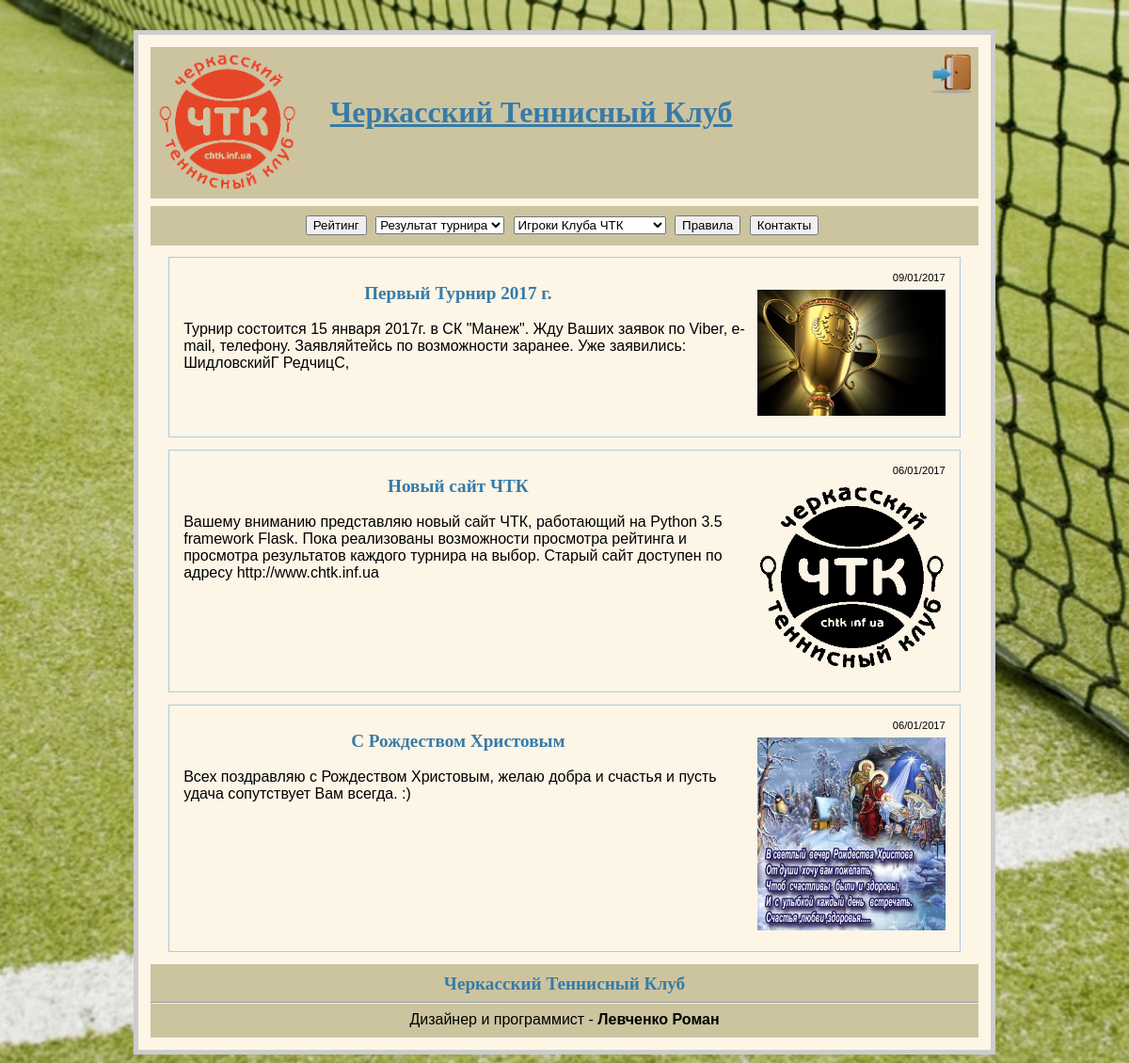
Before: / with the older database file.
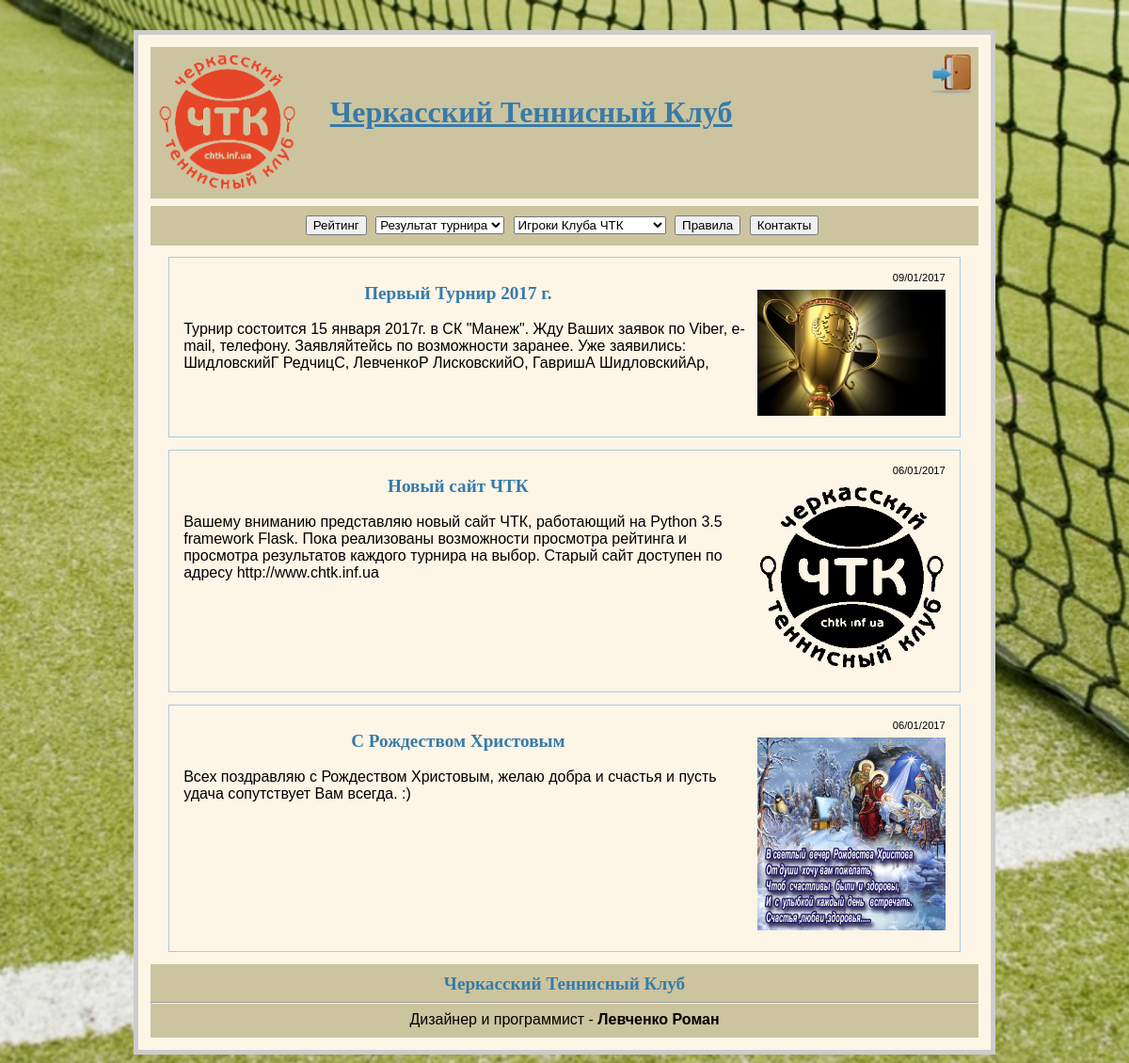
After: the same page with the newer database file.
### chtk.py (models this page shows, shortened)
class Entries(dab.Model):
    id = dab.Column(dab.Integer, primary_key=True)
    title = dab.Column(dab.String(100))
    text = dab.Column(dab.String(450))
    date_of_article = dab.Column(dab.String(20))
    images = dab.Column(dab.String(60))
    tour = dab.Column(dab.String(60))

### chtk.py (the view)
@app.route('/')
def show_entries():
    db = get_db()
    cur = db.execute('select title, text, date_of_article, images, tour from entries order by id desc')
    cur_1 = db.execute('select id, player_name, player_surname, path_photo from players order by id')
    entries = cur.fetchall()
    players = cur_1.fetchall()
    return render_template('show_entries.html', entries=entries, players=players)

### chtk.py (called while the page is built)
def connect_db():
    rv = sqlite3.connect(app.config['DATABASE'])
    rv.row_factory = sqlite3.Row
    return rv

def get_db():
    if not hasattr(g, 'sqlite_db'):
        g.sqlite_db = connect_db()
    return g.sqlite_db

### templates/show_entries.html (shortened to what this page needs)
{% extends "base.html" %}
{% block body %}
  <ul class=entries>
    {% for entry in entries %}
      <li><div class="date" align="right"> {{ entry.date_of_article }}</div>
    {% if entry.images %}
        <img src="{{ entry.images }}" width="200" align="right" class="picture"><h2 align="center">{{ entry.title }} </h2><br>{{ entry.text|safe }} {% if entry.tour %}<a href="{{ entry.tour }}">ГРУППЫ И РАСПИСАНИЕ</a>{% endif %}
    {% else %}
        <h2 align="center">{{ entry.title }} </h2><br>
        {{ entry.text|safe }} {% if entry.tour %}<a href="{{ entry.tour }}">ГРУППЫ И РАСПИСАНИЕ</a>{% endif %}
    {% endif %}
    </li>
  {% else %}
    <li><em>Unbelievable.  No entries here so far</em></li>
  </ul>
  {% endfor %}
<div class="footer"><h2 align="center">Черкасский Теннисный Клуб</h2><hr>
  <div align="center"> Дизайнер и программист - <b>Левченко Роман</b></div>
</div>
{% endblock %}

### templates/base.html (shortened to what this page needs)
<!doctype html>
<link rel=stylesheet type=text/css href="{{ url_for('static', filename='style.css') }}">
<div class=page>
    <div class=metanav>
        <div align="left"> <a href="/"> <img src="{{ url_for('static', filename='logo2.png') }}" width="150" align="middle" ></a>
            <a href="/" class="title"><b>Черкасский Теннисный Клуб</b></a>
            {% if not session.logged_in %}
                <a href="{{ url_for('login') }}"><input type="image" src="/static/login_button.png" width="45" align="right"></a>
            {% else %}
                <a href="{{ url_for('logout') }}"><input type="image" src="/static/logout_button.png" width="45" align="right"></a>
            {% endif %}
        </div>
    </div>
  <div class=metanav>
      <center>
          <ul class="hr">
              <li><form action="/rating/"><input type="submit" value="Рейтинг"></form></li>
              <li><form method="post" name="drop_down_box">
                    <select name="menu" size="1" onchange="top.location=this.value">
                        <option value="Результат турнира">Результат турнира</option>
                    </select></form></li>
              <li><form method="post" name="drop_down_box">
                    <select name="menu" size="1" onchange="top.location=this.value">
                        <option value="Игроки" >Игроки Клуба ЧТК</option>
                    </select></form></li>
              <li><form action="/rules/"><input type="submit" value="Правила"></form></li>
              <li><form action="/contacts/"><input type="submit" value="Контакты"></form></li>
          </ul>
      </center>
  </div>
  {% block body %}{% endblock %}
</div>

### static/style.css (style rules this page uses)
a, h1, h2 { color: #377ba8; }
h1, h2 { font-family: 'Georgia', serif; margin: 0; }
h2 { font-size: 1.2em; }
.page { margin: 2em auto; width: 55em; border: 5px solid #ccc; padding: 0.8em; background: #FDF5E6; }
.entries { list-style: none; margin: 0; padding: 0; }
.entries li { margin: 0.8em 1.2em; border: 1px solid #aacbe2; padding: 15px; }
.entries li h2 { margin-left: -1em; }
.metanav { padding: 0.4em; margin-bottom: 0.5em; background: #CCC49F; }
ul.hr { margin: 0; padding: 4px; }
ul.hr li { display: inline-block; margin-right: 5px; }
.date { font-size: 0.7em; }
.footer { padding: 10px 0; background-color: #CCC49F; }
.picture { margin: 7px 0 7px 7px; }
.title { font-family: 'Georgia', serif; font-size: 2em; padding-left: 30px; }

Changed rows visible on the page:
changed Entries: text "…Уже заявились: ШидловскийГ РедчицС," → "…Уже заявились: ШидловскийГ РедчицС, ЛевченкоР ЛисковскийО, ГавришА ШидловскийАр,"
